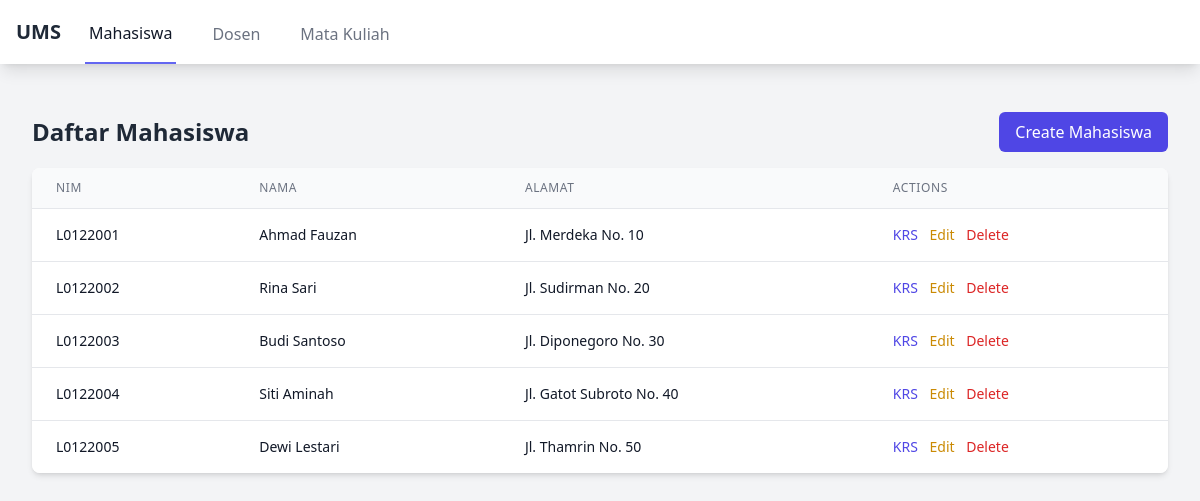
The page /frontend/mahasiswa/index.php on the database its author committed.
### tables this page shows
CREATE TABLE Mahasiswa (
    NIM VARCHAR(10) PRIMARY KEY,
    Nama VARCHAR(100),
    Alamat VARCHAR(255)
);

### frontend/mahasiswa/index.php (the view, shortened to what this page needs)
<?php
require_once '../../routing/config.php';
$stmt = $pdo->query('SELECT * FROM Mahasiswa');
$mahasiswa = $stmt->fetchAll(PDO::FETCH_ASSOC);
?>
<!DOCTYPE html>
<html lang="en">
<head>
    <script src="https://cdn.tailwindcss.com"></script>
</head>
<body class="bg-gray-100" x-data="{
    showModal: false,
    showKRSModal: false,
    currentNIM: '',
    formData: {
        nim: '',
        nama: '',
        alamat: ''
    }
}">
    <?php include '../components/navbar.php'; ?>
    <div class="max-w-7xl mx-auto py-6 sm:px-6 lg:px-8">
        <div class="px-4 py-6 sm:px-0">
            <div class="flex justify-between items-center mb-4">
                <h2 class="text-2xl font-semibold text-gray-800">Daftar Mahasiswa</h2>
                <button @click="showModal = true; formData = {nim: '', nama: '', alamat: ''}"
                    class="bg-indigo-600 text-white px-4 py-2 rounded-md hover:bg-indigo-700">
                    Create Mahasiswa
                </button>
            </div>
            <div class="bg-white shadow-md rounded-lg overflow-hidden">
                <table class="min-w-full divide-y divide-gray-200">
                    <thead class="bg-gray-50">
                        <tr>
                            <th class="px-6 py-3 text-left text-xs font-medium text-gray-500 uppercase tracking-wider">
                                NIM</th>
                            <th class="px-6 py-3 text-left text-xs font-medium text-gray-500 uppercase tracking-wider">
                                Nama</th>
                            <th class="px-6 py-3 text-left text-xs font-medium text-gray-500 uppercase tracking-wider">
                                Alamat</th>
                            <th class="px-6 py-3 text-left text-xs font-medium text-gray-500 uppercase tracking-wider">
                                Actions</th>
                        </tr>
                    </thead>
                    <tbody class="bg-white divide-y divide-gray-200">
                        <?php foreach ($mahasiswa as $mhs): ?>
                        <tr class="hover:bg-gray-50">
                            <td class="px-6 py-4 whitespace-nowrap text-sm text-gray-900">
                                <?= htmlspecialchars($mhs['NIM']) ?></td>
                            <td class="px-6 py-4 whitespace-nowrap text-sm text-gray-900">
                                <?= htmlspecialchars($mhs['Nama']) ?></td>
                            <td class="px-6 py-4 whitespace-nowrap text-sm text-gray-900">
                                <?= htmlspecialchars($mhs['Alamat']) ?></td>
                            <td class="px-6 py-4 whitespace-nowrap text-sm font-medium space-x-2">
                                <button @click="showKRSModal = true; currentNIM = '<?= $mhs['NIM'] ?>'"
                                    class="text-indigo-600 hover:text-indigo-900">KRS</button>
                                <button @click="showModal = true; formData = {
                                            nim: '<?= $mhs['NIM'] ?>',
                                            nama: '<?= $mhs['Nama'] ?>',
                                            alamat: '<?= $mhs['Alamat'] ?>'
                                        }" class="text-yellow-600 hover:text-yellow-900">Edit</button>
                                <a href="delete.php?nim=<?= $mhs['NIM'] ?>" class="text-red-600 hover:text-red-900"
                                    onclick="return confirm('Are you sure you want to delete this student?')">Delete</a>
                            </td>
                        </tr>
                        <?php endforeach; ?>
                    </tbody>
                </table>
            </div>
        </div>
    </div>
</body>
</html>

### rows shown on the page
mahasiswa: NIM "L0122001", Nama "Ahmad Fauzan", Alamat "Jl. Merdeka No. 10"
mahasiswa: NIM "L0122002", Nama "Rina Sari", Alamat "Jl. Sudirman No. 20"
mahasiswa: NIM "L0122003", Nama "Budi Santoso", Alamat "Jl. Diponegoro No. 30"
mahasiswa: NIM "L0122004", Nama "Siti Aminah", Alamat "Jl. Gatot Subroto No. 40"
mahasiswa: NIM "L0122005", Nama "Dewi Lestari", Alamat "Jl. Thamrin No. 50"
